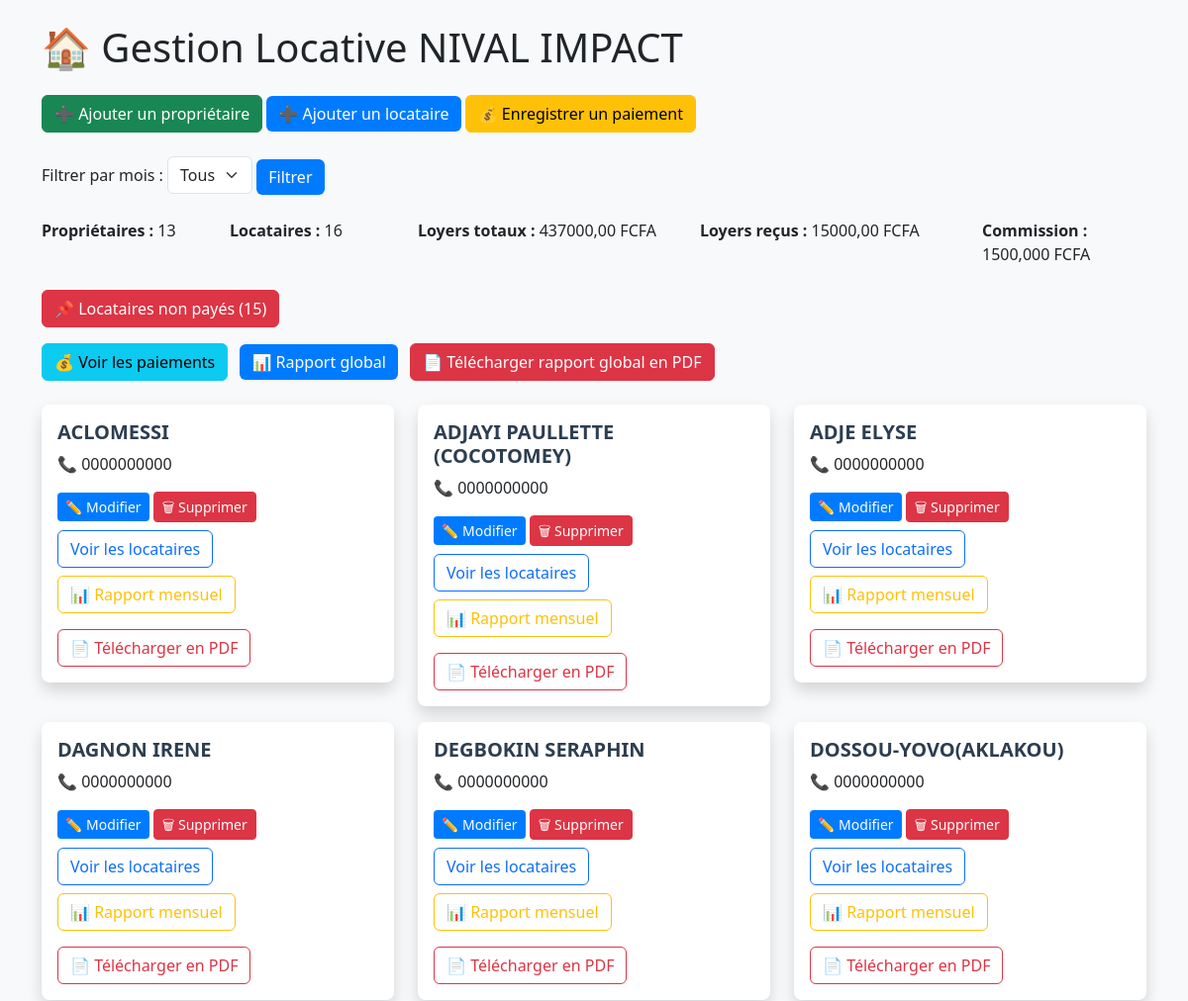
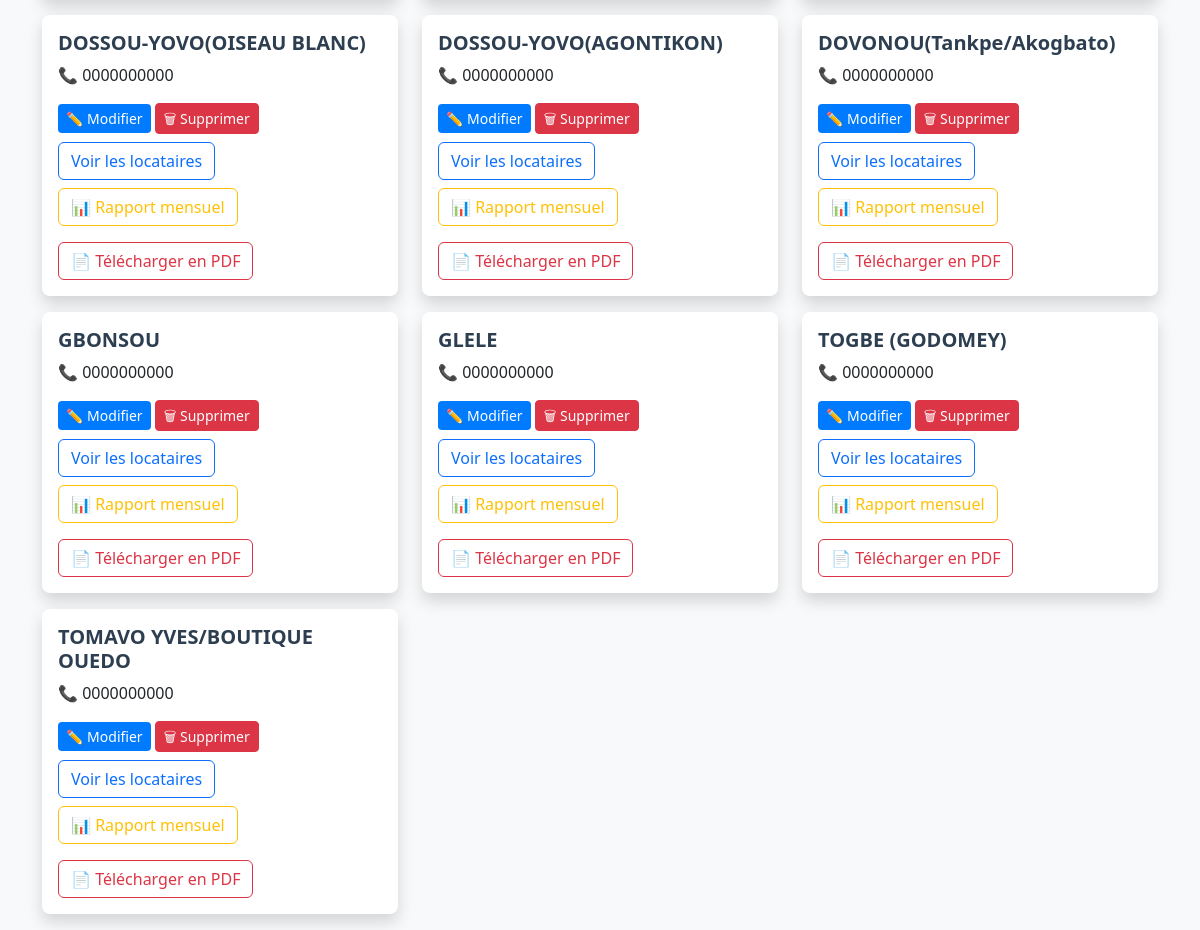
/, run on an earlier commit of the app's database (2 pictures, top to bottom).
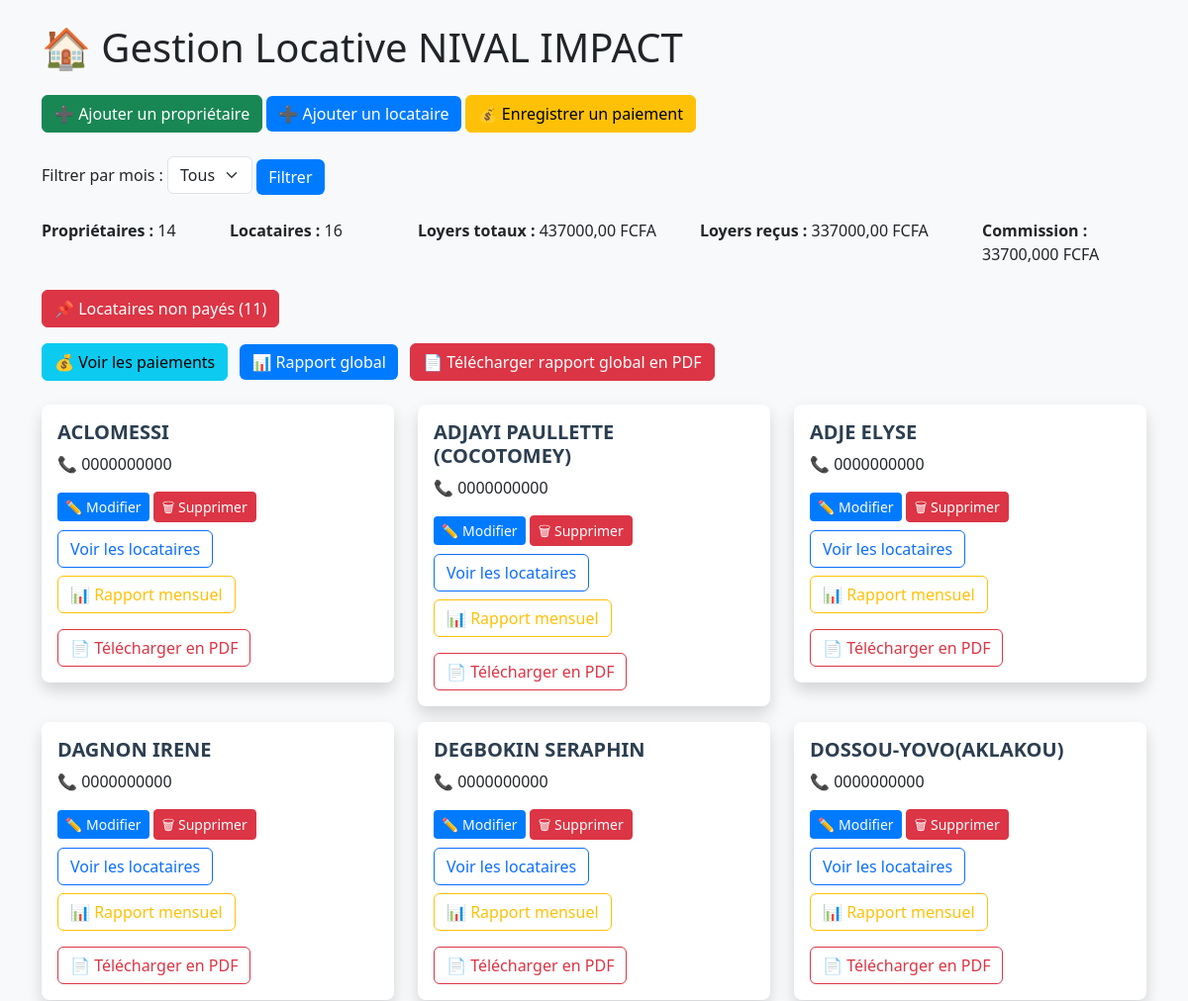
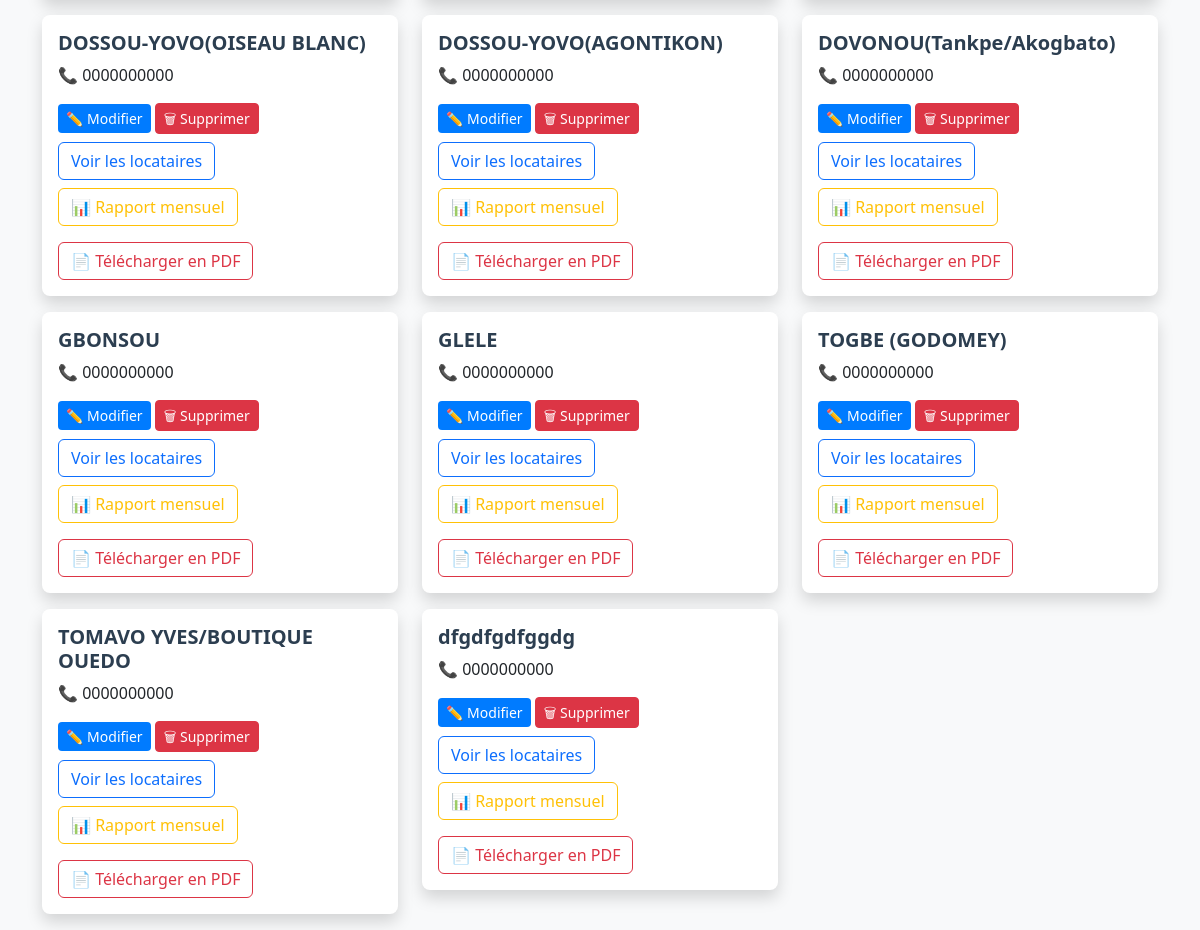
And on a later commit of the database (2 pictures, top to bottom).
### core/models.py (models this page shows)
class Proprietaire(models.Model):
    nom = models.CharField(max_length=100)
    numero = models.CharField(max_length=20, default="0000000000")
    def __str__(self):
        return self.nom

### core/views.py (the view)
# urls.py: path("", views.accueil, name="accueil"),
def accueil(request):
    mois = request.GET.get("mois")
    proprietaires = Proprietaire.objects.all()
    locataires = Locataire.objects.all()
    paiements = Paiement.objects.all()
    if mois:
        paiements = paiements.filter(mois_concerne__month=int(mois))
    total_loyers = sum([l.loyer_mensuel for l in locataires])
    total_recu = sum([p.montant for p in paiements])
    commission = total_recu * Decimal('0.1')
    locataires_non_payes = []
    for proprietaire in proprietaires:
        for locataire in proprietaire.locataires.all():   # <-- CORRECT
            paiement_existe = paiements.filter(locataire=locataire).exists()
            if not paiement_existe:
                locataires_non_payes.append({
                    "proprietaire": proprietaire,
                    "locataire": locataire,
                })
    loyers_dict = {str(locataire.id): float(locataire.loyer_mensuel) for locataire in locataires}
    context = {
        "proprietaires": proprietaires,
        "locataires": locataires,
        "locataires_count": locataires.count(),
        "proprietaires_count": proprietaires.count(),
        "total_loyers": total_loyers,
        "total_recu": total_recu,
        "commission": commission,
        "mois": mois,
        "mois_list": range(1, 13),
        "locataires_non_payes": locataires_non_payes,
        "non_payes_count": len(locataires_non_payes),
        "proprietaire_form": ProprietaireForm(),
        "locataire_form": LocataireForm(),
        "paiement_form": PaiementForm(),
        "loyers_dict": loyers_dict,
    }
    return render(request, "core/accueil.html", context)

### core/forms.py
class ProprietaireForm(forms.ModelForm):
    class Meta:
        model = Proprietaire
        fields = ["nom", "numero"]
        widgets = {
            "nom": forms.TextInput(attrs={
                "class": "form-control",
                "placeholder": "Nom du propriétaire"
            }),
            "numero": forms.TextInput(attrs={
                "class": "form-control",
                "placeholder": "Numéro de téléphone"
            }),
        }

### core/models.py (called while the page is built)
    def __str__(self):
        return f"{self.nom} ({self.proprietaire.nom})"

### core/templates/core/accueil.html (shortened to what this page needs)
{% load static %}
<!DOCTYPE html>
<html lang="fr">
<head>
    <link rel="stylesheet" href="https://cdn.jsdelivr.net/npm/bootstrap@5.3.2/dist/css/bootstrap.min.css">
    <link rel="stylesheet" href="{% static 'css/style.css' %}">
</head>
<body class="container mt-4 bg-light">
    <h1 class="mb-4">🏠 Gestion Locative NIVAL IMPACT</h1>
    <div class="mb-4">
    <button class="btn btn-success" data-bs-toggle="modal" data-bs-target="#modalProprietaire">➕ Ajouter un propriétaire</button>
    <button class="btn btn-primary" data-bs-toggle="modal" data-bs-target="#modalLocataire">➕ Ajouter un locataire</button>
    <button class="btn btn-warning" data-bs-toggle="modal" data-bs-target="#modalPaiement">💰 Enregistrer un paiement</button>
</div>
    <form method="get" class="mb-4">
        <label for="mois">Filtrer par mois :</label>
        <select name="mois" id="mois" class="form-select w-auto d-inline-block">
            <option value="">Tous</option>
        </select>
        <button type="submit" class="btn btn-primary">Filtrer</button>
    </form>
    <div class="row mb-4">
        <div class="col-md-2"><strong>Propriétaires :</strong> {{ proprietaires_count }}</div>
        <div class="col-md-2"><strong>Locataires :</strong> {{ locataires_count }}</div>
        <div class="col-md-3"><strong>Loyers totaux :</strong> {{ total_loyers }} FCFA</div>
        <div class="col-md-3"><strong>Loyers reçus :</strong> {{ total_recu }} FCFA</div>
        <div class="col-md-2"><strong>Commission :</strong> {{ commission }} FCFA</div>
    </div>
<button class="btn btn-danger mb-3" type="button" data-bs-toggle="collapse" data-bs-target="#nonPayesList">
  📌 Locataires non payés ({{ non_payes_count }})
</button>
<div class="mb-4">
  <a href="{% url 'liste_paiements' %}" class="btn btn-info me-2">
    💰 Voir les paiements
  </a>
  <a href="{% url 'rapport_global' %}" class="btn btn-primary me-2">
    📊 Rapport global
  </a>
  <a href="{% url 'rapport_global_pdf' %}" class="btn btn-danger">
    📄 Télécharger rapport global en PDF
  </a>
</div>
<div class="row">
    {% for proprietaire in proprietaires %}
    <div class="col-md-4 mb-3">
        <div class="card shadow">
            <div class="card-body">
                <h5 class="card-title">{{ proprietaire.nom }}</h5>
                <p class="card-text">📞 {{ proprietaire.numero }}</p>
                <button class="btn btn-sm btn-primary" data-bs-toggle="modal" data-bs-target="#modalModifierProprietaire{{ proprietaire.id }}">✏️ Modifier</button>
                <button class="btn btn-sm btn-danger" data-bs-toggle="modal" data-bs-target="#modalSupprimerProprietaire{{ proprietaire.id }}">🗑 Supprimer</button>
                <button class="btn btn-outline-primary mt-2" type="button" data-bs-toggle="collapse" data-bs-target="#locataires{{ proprietaire.id }}">
                    Voir les locataires
                </button>
                <a href="{% url 'rapport_proprietaire' proprietaire.id %}" class="btn btn-outline-warning mt-2">
                          📊 Rapport mensuel
                 </a>
                 <a href="{% url 'rapport_proprietaire_pdf' proprietaire.id %}" class="btn btn-outline-danger mt-3">
                      📄 Télécharger en PDF
                </a>
            </div>
        </div>
    </div>
    {% endfor %}
</div>
</body>
</html>

What changed in the data, as far as the page shows it:
added Proprietaire: nom "dfgdfgdfggdg", numero "0000000000"
Also different on the page:
{{ proprietaires_count }}: "13" → "14"
{{ total_recu }}: "15000,00" → "337000,00"
{{ commission }}: "1500,000" → "33700,000"
{{ non_payes_count }}: "15" → "11"
